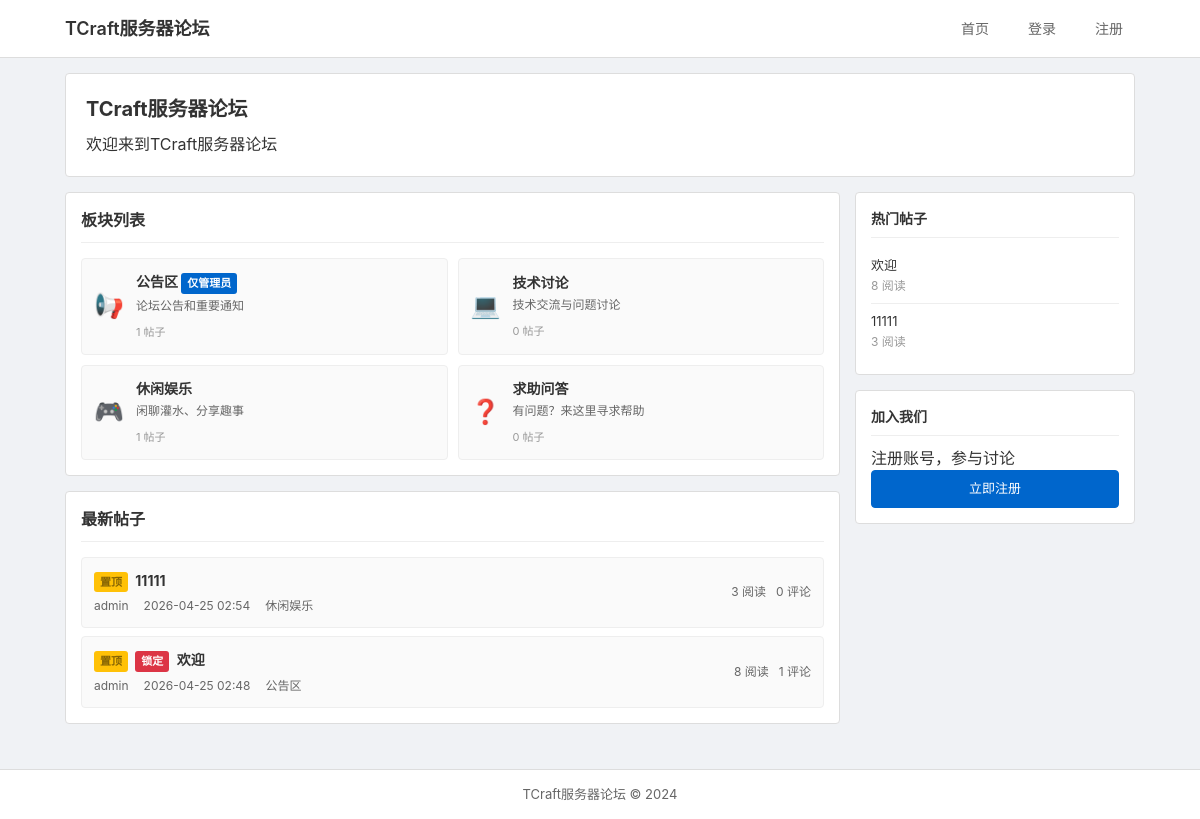
The page /index on the database as committed earlier.
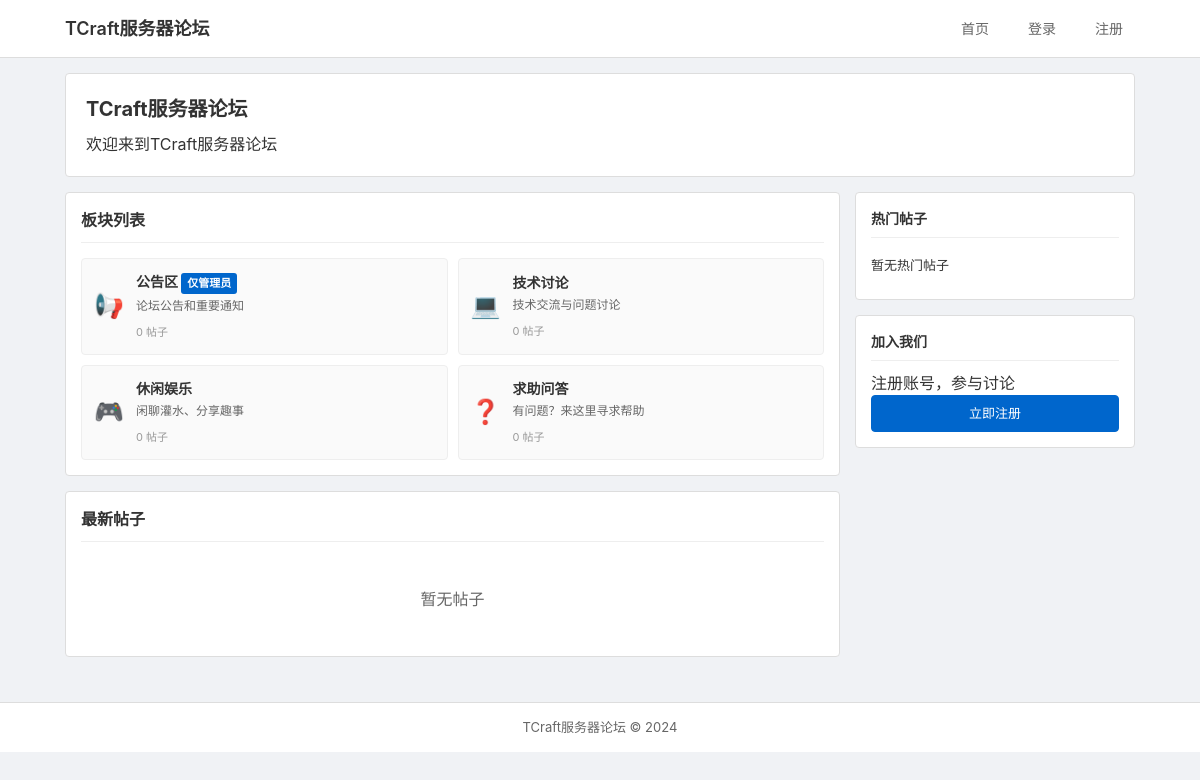
The same page on the database as committed later.
### app/models.py (models this page shows, shortened)
class Category(db.Model):
    id = db.Column(db.Integer, primary_key=True)
    name = db.Column(db.String(64), unique=True)
    description = db.Column(db.String(200))
    icon = db.Column(db.String(50))
    order = db.Column(db.Integer, default=0)
    admin_only = db.Column(db.Boolean, default=False)
    posts = db.relationship('Post', backref='category', lazy='dynamic')
    created_at = db.Column(db.DateTime, default=datetime.utcnow)
    def post_count(self):
        return self.posts.count()

class Post(db.Model):
    id = db.Column(db.Integer, primary_key=True)
    title = db.Column(db.String(140))
    content = db.Column(db.Text)
    views = db.Column(db.Integer, default=0)
    is_pinned = db.Column(db.Boolean, default=False)
    is_locked = db.Column(db.Boolean, default=False)
    user_id = db.Column(db.Integer, db.ForeignKey('user.id'))
    category_id = db.Column(db.Integer, db.ForeignKey('category.id'))
    created_at = db.Column(db.DateTime, index=True, default=datetime.utcnow)
    updated_at = db.Column(db.DateTime, default=datetime.utcnow)
    comments = db.relationship('Comment', backref='post', lazy='dynamic', cascade='all, delete-orphan')
    def comment_count(self):
        return self.comments.count()

class User(UserMixin, db.Model):
    id = db.Column(db.Integer, primary_key=True)
    username = db.Column(db.String(64), index=True, unique=True)
    email = db.Column(db.String(120), index=True, unique=True)
    password_hash = db.Column(db.String(128))
    avatar = db.Column(db.String(200), default='default_avatar.svg')
    signature = db.Column(db.String(200))
    is_admin = db.Column(db.Boolean, default=False)
    is_banned = db.Column(db.Boolean, default=False)
    created_at = db.Column(db.DateTime, default=datetime.utcnow)
    posts = db.relationship('Post', backref='author', lazy='dynamic')
    comments = db.relationship('Comment', backref='author', lazy='dynamic')

### app/routes/main.py (the view)
@main.route('/')
@main.route('/index')
def index():
    categories = Category.query.order_by(Category.order).all()
    recent_posts = Post.query.order_by(Post.created_at.desc()).limit(10).all()
    hot_posts = Post.query.order_by(Post.views.desc()).limit(5).all()
    return render_template('index.html', categories=categories, recent_posts=recent_posts, hot_posts=hot_posts)

### app/templates/index.html (shortened to what this page needs)
{% extends "base.html" %}
{% block content %}
<div class="page-header">
    <h1>TCraft服务器论坛</h1>
    <p>欢迎来到TCraft服务器论坛</p>
</div>
<div class="content-wrapper">
    <div class="main-content">
        <section class="section">
            <h2 class="section-title">板块列表</h2>
            <div class="category-list">
                {% for category in categories %}
                <a href="{{ url_for('forum.category', id=category.id) }}" class="category-card">
                    <div class="category-icon">
                        <span>{{ category.icon or '📁' }}</span>
                    </div>
                    <div class="category-info">
                        <h3>{{ category.name }}{% if category.admin_only %} <span class="badge badge-admin">仅管理员</span>{% endif %}</h3>
                        <p>{{ category.description or '暂无描述' }}</p>
                        <span class="post-count">{{ category.post_count() }} 帖子</span>
                    </div>
                </a>
                {% endfor %}
            </div>
        </section>
        <section class="section">
            <h2 class="section-title">最新帖子</h2>
            <div class="post-list">
                {% for post in recent_posts %}
                <a href="{{ url_for('forum.post', id=post.id) }}" class="post-item">
                    <div class="post-main">
                        <h3>
                            {% if post.is_pinned %}<span class="badge badge-pinned">置顶</span>{% endif %}
                            {% if post.is_locked %}<span class="badge badge-locked">锁定</span>{% endif %}
                            {{ post.title }}
                        </h3>
                        <div class="post-meta">
                            <span>{{ post.author.username }}</span>
                            <span>{{ post.created_at.strftime('%Y-%m-%d %H:%M') }}</span>
                            {% if post.category %}<span>{{ post.category.name }}</span>{% endif %}
                        </div>
                    </div>
                    <div class="post-stats">
                        <span>{{ post.views }} 阅读</span>
                        <span>{{ post.comment_count() }} 评论</span>
                    </div>
                </a>
                {% endfor %}
                {% if not recent_posts %}
                <div class="empty-state">
                    <p>暂无帖子</p>
                </div>
                {% endif %}
            </div>
        </section>
    </div>
    <aside class="sidebar">
        <div class="sidebar-card">
            <h3>热门帖子</h3>
            <ul class="hot-posts">
                {% for post in hot_posts %}
                <li>
                    <a href="{{ url_for('forum.post', id=post.id) }}">{{ post.title }}</a>
                    <span class="views">{{ post.views }} 阅读</span>
                </li>
                {% endfor %}
                {% if not hot_posts %}
                <li>暂无热门帖子</li>
                {% endif %}
            </ul>
        </div>
        {% if current_user.is_authenticated %}
            {% if not current_user.is_banned %}
            <div class="sidebar-card">
                <h3>快速操作</h3>
                <a href="{{ url_for('forum.create_post') }}" class="btn btn-primary btn-block">发布新帖</a>
            </div>
            {% endif %}
        {% else %}
        <div class="sidebar-card">
            <h3>加入我们</h3>
            <p>注册账号，参与讨论</p>
            <a href="{{ url_for('auth.register') }}" class="btn btn-primary btn-block">立即注册</a>
        </div>
        {% endif %}
    </aside>
</div>
{% endblock %}

Rows that differ between the two databases and show on the page:
removed Post: is_pinned "置顶", title "11111", author.username "admin", created_at "2026-04-25 02:54", category.name "休闲娱乐", views "3", comment_count "0"
removed Post: is_pinned "置顶", is_locked "锁定", title "欢迎", author.username "admin", created_at "2026-04-25 02:48", category.name "公告区", views "8", comment_count "1"
changed Category "公告区": post_count "1" → "0"
changed Category "休闲娱乐": post_count "1" → "0"
Other text that changed with them:
text now shown: "暂无帖子 暂无热门帖子"
